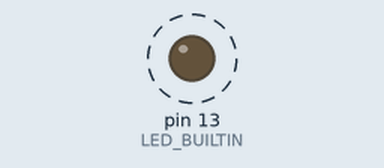
The sketch below on a simulated Arduino Uno, built with avr-gcc and run on an emulated ATmega328P. On the bench: output pins drawn as LEDs (lit = HIGH). Dashed ring = blinking. What the sketch prints to the serial monitor is not drawn.

Above: at 0.2 s.
Timing chart, 0 to 3.0 s (numbered marks = the images above):
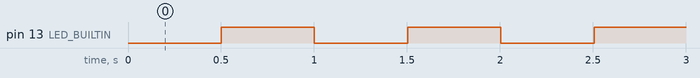

Measured:
- by itself, pin 13 (LED_BUILTIN): alternates HIGH for 0.50 s and LOW for 0.50 s

The sketch:

VP02-strukturaProg.ino
```cpp
//Arduino language (C++)

//#include <Arduino.h>

unsigned long old_time = 0;
bool state = 0;

void setup() {
  pinMode(LED_BUILTIN, OUTPUT);
  Serial.begin(115200);
}

void loop() {
  unsigned long new_time = millis();
//  Serial.print(new_time);
//  Serial.print("   ");
//  Serial.println(old_time);
  if ((new_time - old_time) > 500) {
    state = !state;
    digitalWrite(LED_BUILTIN, state);
    old_time = new_time;
    Serial.print("LED state = ");
    Serial.println(state);
    Serial.print("New time = ");
    Serial.println(new_time);
  }
}
```
